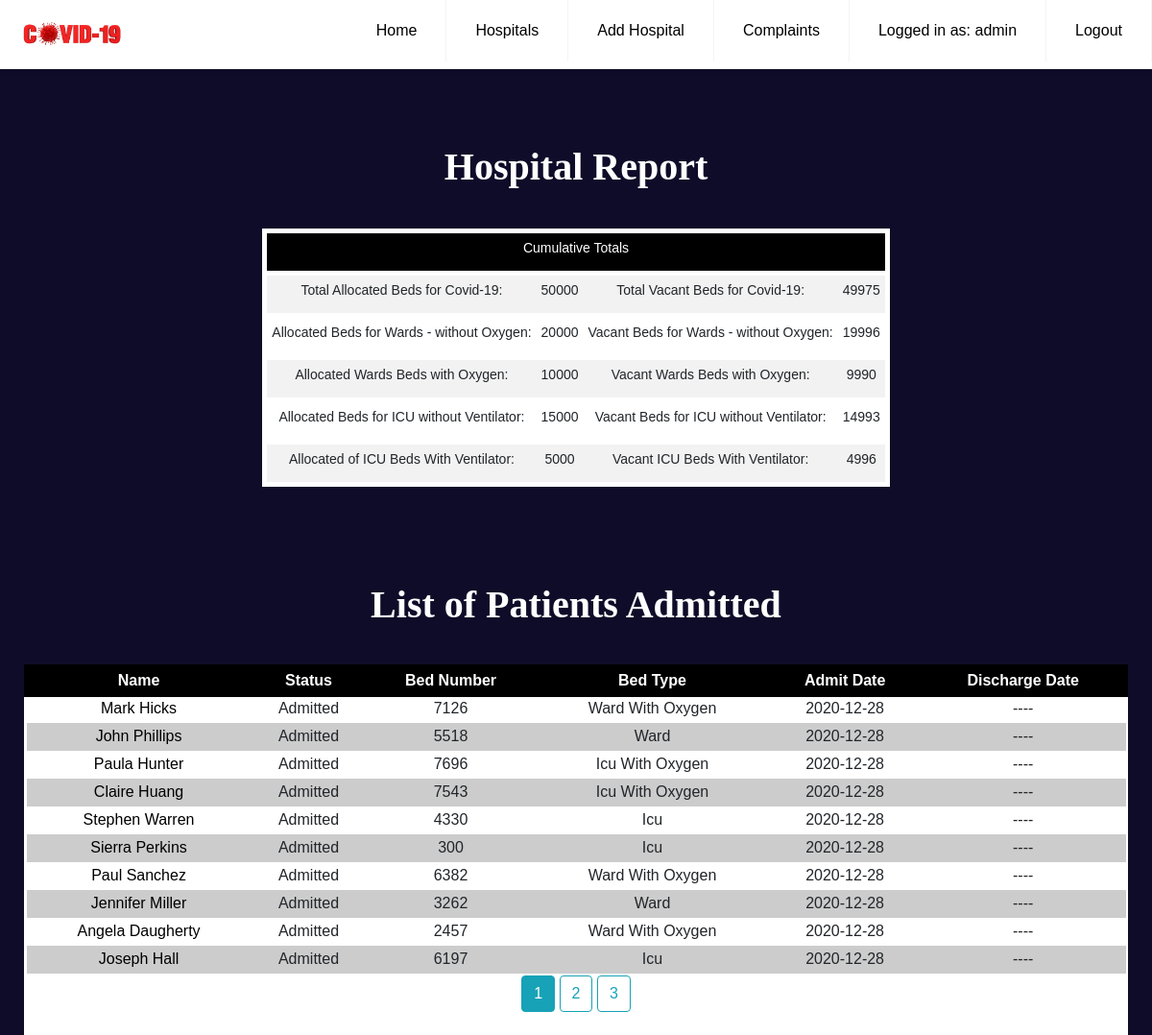
The app's page /patients?current_hospital=5 (signed in) with its own data.
### models.py (models this page shows, shortened)
class User(UserMixin, db.Model):
    __tablename__ = "user"
    id = db.Column(db.Integer, primary_key=True)
    name = db.Column(db.String(100), index=True, unique=True)
    password_hash = db.Column(db.String(128))
    role = db.Column(db.String(20))
    hospital_id = db.Column(db.Integer, db.ForeignKey('hospital.id'))

class Hospital(db.Model):
    __tablename__ = "hospital"
    id = db.Column(db.Integer, primary_key=True)
    name = db.Column(db.String(100), nullable=False)
    area = db.Column(db.String(100), nullable=False)
    district = db.Column(db.String(100), nullable=False)
    state = db.Column(db.String(100), nullable=False)
    phone = db.Column(db.Integer, nullable=False)
    total_beds = db.Column(db.Integer, nullable=False)
    available_beds = db.Column(db.Integer, nullable=False)
    total_ward_beds = db.Column(db.Integer, nullable=False)
    available_ward_beds = db.Column(db.Integer, nullable=False)
    total_ward_beds_with_oxygen = db.Column(db.Integer, nullable=False)
    available_ward_beds_with_oxygen = db.Column(db.Integer, nullable=False)
    total_icu_beds = db.Column(db.Integer, nullable=False)
    available_icu_beds = db.Column(db.Integer, nullable=False)
    total_icu_beds_with_oxygen = db.Column(db.Integer, nullable=False)
    available_icu_beds_with_oxygen = db.Column(db.Integer, nullable=False)
    beds = db.relationship('Bed', backref='hospital', lazy=True)
    users = db.relationship('User', backref='hospital', lazy=True)
    doctors = db.relationship('Doctor', backref='hospital', lazy=True)
    def __repr__(self):
        return f"name: {self.name}\navailable beds: {self.available_beds}\n"

class Patient(db.Model):
    __tablename__ = "patient"
    id = db.Column(db.Integer, primary_key=True)
    name = db.Column(db.String(100), nullable=False)
    age = db.Column(db.Integer, nullable=False)
    gender = db.Column(db.String(10), nullable=False)
    status = db.Column(db.String(10), nullable=False)
    admit_date = db.Column(db.DateTime, nullable=False, default=datetime.utcnow)
    discharge_date = db.Column(db.DateTime, nullable=True)
    phone = db.Column(db.Integer, nullable=False)
    address = db.Column(db.Text, nullable=False)
    blood_group = db.Column(db.String(20), nullable=False)
    bed_id = db.Column(db.Integer, db.ForeignKey('bed.id', ondelete='CASCADE'), nullable=False)
    doctor_id = db.Column(db.Integer, db.ForeignKey('doctor.id'), nullable=False)

class Bed(db.Model):
    __tablename__ = "bed"
    id = db.Column(db.Integer, primary_key=True)
    bed_number = db.Column(db.Integer, nullable=False)
    bed_type = db.Column(db.String(100), nullable=False)
    cost = db.Column(db.Integer, nullable=False)
    hospital_id = db.Column(db.Integer, db.ForeignKey('hospital.id', ondelete='CASCADE'), nullable=False)
    patients = db.relationship('Patient', backref='bed', lazy=True)

### app.py (the view)
@app.route('/patients')
@login_required
def patient_list():
    current_hospital = request.args.get('current_hospital', type=int)
    if current_user.role=='admin':
        hospital = Hospital.query.get_or_404(current_hospital)
        print('queried hospital')
        print(hospital)
    else:
        hospital = current_user.hospital
        print('logged user')
        print(hospital)
    page = request.args.get('page', 1, type=int)
    patients = Patient.query.join(Bed).filter(Bed.id==Patient.bed_id).join(Hospital).filter(Bed.hospital_id==Hospital.id, Hospital.id==hospital.id).order_by(Patient.admit_date.desc()).paginate(per_page=10, page=page)
    return render_template('patient.html', patients=patients, hospital=hospital)

### models.py (called while the page is built)
@login.user_loader
def load_user(id):
    return User.query.get(int(id))

### templates/patient.html (shortened to what this page needs)
{% extends "base.html" %}
{% block navbar %}
	<li><a href="{{ url_for('hospital') }}">Hospitals</a></li>
		{% if current_user.is_authenticated %}
			{% if current_user.role == "admin" %}
				<li><a href="{{ url_for('addhospital') }}">Add Hospital</a></li>
				<li><a href="{{ url_for('complaint') }}">Complaints</a></li>
				<li><a href="#">Logged in as: {{current_user.name}}</a></li>
			{% endif %}
			<li><a href="{{ url_for('logout') }}">Logout</a></li>
		{% endif %}
{% endblock navbar %}
{% block content %}
<div class="table__header">
	<div class="table__wrapper">
		<h1 class="label__head">Hospital Report</h1>
		<table class="table__content">
			<tr>
				<td colspan="4" class="report__head">
					<label>Cumulative Totals </label>
				</td>
			</tr>
			<tr>
				<td>
					<label>Total Allocated Beds for Covid-19: </label>
				</td>
				<td >
					<label>{{ hospital.total_beds }}</label>
				</td>
				<td>
					<label>Total Vacant Beds for Covid-19: </label>
				</td>
				<td>
					<label>{{ hospital.available_beds }}</label>
				</td>
			</tr>
			<tr>
				<td>
					<label>Allocated Beds for Wards - without Oxygen: </label>
				</td>
				<td>
					<label>{{ hospital.total_ward_beds }}</label>
				</td>
				<td>
					<label>Vacant Beds for Wards - without Oxygen: </label>
				</td>
				<td>
					<label>{{ hospital.available_ward_beds }}</label>
				</td>
			</tr>
			<tr>
				<td>
					<label>Allocated Wards Beds with Oxygen: </label>
				</td>
				<td>
					<label>{{ hospital.total_ward_beds_with_oxygen }} </label>
				</td>
				<td>
					<label>Vacant Wards Beds with Oxygen: </label>
				</td>
				<td>
					<label>{{ hospital.available_ward_beds_with_oxygen }}</label>
				</td>
			</tr>
			<tr>
				<td>
					<label>Allocated Beds for ICU without Ventilator: </label>
				</td>
				<td>
					<label>{{ hospital.total_icu_beds }}</label>
				</td>
				<td>
					<label>Vacant Beds for ICU without Ventilator: </label>
				</td>
				<td>
					<label>{{ hospital.available_icu_beds }}</label>
				</td>
			</tr>
			<tr>
				<td>
					<label>Allocated of ICU Beds With Ventilator: </label>
				</td>
				<td>
					<label>{{ hospital.total_icu_beds_with_oxygen }}</label>
				</td>
				<td>
					<label>Vacant ICU Beds With Ventilator: </label>
				</td>
				<td>
					<label>{{ hospital.available_icu_beds_with_oxygen }}</label>
				</td>
			</tr>
		</table>
	</div>
</div>
<div class="patient__header" id="tableview">
	<label class="label__head">List of Patients Admitted</label></br></br>
	<div class="patient__wrapper">
		<table class="table__box">
  <thead>
    <tr>
      <th class="th-sm">Name
      </th>
      <th class="th-sm">Status
      </th>
      <th class="th-sm">Bed Number
      </th>
      <th class="th-sm">Bed Type
      </th>
      <th class="th-sm">Admit Date
      </th>
      <th class="th-sm">Discharge Date
      </th>
    </tr>
  </thead>
  <tbody>
  {% for patient in patients.items %}
    <tr>
      <td><a href="{{ url_for('patient_profile', patient_id=patient.id) }}">{{ patient.name.title() }}</a></td>
      <td>{{ patient.status.title() }}</td>
      <td>{{ patient.bed.bed_number }}</td>
      <td>{{ patient.bed.bed_type.title() }}</td>
      <td>{{ patient.admit_date.strftime('%Y-%m-%d') }}</td>
        {% if patient.discharge_date %}
            <td>{{ patient.discharge_date.strftime('%Y-%m-%d') }}</td>
        {% else %}
            <td>----</td>
        {% endif %}
    </tr>
  {% endfor %}
  </tbody>
</table>
        {% for page_num in patients.iter_pages(left_edge=1, right_edge=1, left_current=1, right_current=2) %}
        {% if page_num %}
            {% if patients.page == page_num %}
                <a class="btn btn-info mb-4" href="{{ url_for('patient_list', page=page_num, current_hospital=hospital.id) }}">{{ page_num }}</a>
            {% else %}
                <a class="btn btn-outline-info mb-4" href="{{ url_for('patient_list', page=page_num, current_hospital=hospital.id) }}">{{ page_num }}</a>
            {% endif %}
        {% else %}
            ...
        {% endif %}
    {% endfor %}
	</div>
</div>
{% endblock content %}

### static/css/home.css (style rules this page uses)
* { box-sizing: border-box; padding: 0; margin: 0; font-family: Verdana, Geneva, Tahoma, sans-serif; }
.navbar__main a { color: #000; }
.navbar__main .header li a { display: block; padding: 20px 20px; border-right: 1px solid #f4f4f4; text-decoration: none; }
@media (min-width: 1000px) { .navbar__main .header li { float: left; } }
@media (min-width: 1000px) { .navbar__main .header li a { padding: 20px 30px; } }
.table__header { padding: 100px; padding-bottom: 0; text-align: center; }
.table__header .table__wrapper { display: flex; flex-direction: column; justify-content: center; }
.table__header .table__content { margin-left: auto; margin-right: auto; margin-top: 20px; text-align: center; }
.table__header .table__content tr { border: 5px solid white; }
.table__header .table__content td { border: transparent; }
.table__header td,.table__header tr { border: 2px solid black; font-size: 14px; }
.table__header td { padding: 5px; }
.patient__header { text-align: center; }
.patient__header .patient__wrapper { margin-right: 25px; margin-left: 25px; background: white; }
.patient__header .table__box { width: 100%; text-align: center; }
.patient__header th { border: 5px solid black; background: black; color: white; font-size: 16px; }
.patient__header tr { border: 5px solid white; }
.patient__header td { border: 5px solid transparent; }
.patient__header td a { color: black; }
.patient__header tr:nth-child(even) { background: #CCC }
.patient__header tr:nth-child(odd) { background: #FFF }
.patient__header .label__head { font-size: 40px; color: white; font-weight: bold; font-family: "Times New Roman", Times, serif; }
.table__header { height: 600px; }
body { width:100%; background: #0f0c29 !important; background: -webkit-linear-gradient(to right, #24243e, #302b63, #0f0c29); background: linear-gradient(to right, #24243e, #302b63, #0f0c29); }
.table__header .report__head { background-color: black; color: white; }
.table__header tr:nth-child(even) { background-color: #f2f2f2; }
.table__header tr:nth-child(odd) { background-color:white; }
.table__header .table__wrapper { padding-top: 50px; }
.table__header .label__head { font-size: 40px; color: white; font-weight: bold; font-family: "Times New Roman", Times, serif; text-align: center; padding-bottom: 20px; }

### static/css/main.css (style rules this page uses)
.wrapper__main body, h1, h2, h3, h4, h5, h6, blockquote, p, pre, dl, dd, ol, ul, figure, hr, fieldset, legend { margin: 0; padding: 0; }

### records on screen
User: name "admin"
Hospital: total_beds "50000", available_beds "49975", total_ward_beds "20000", available_ward_beds "19996", total_ward_beds_with_oxygen "10000", available_ward_beds_with_oxygen "9990", total_icu_beds "15000", available_icu_beds "14993", total_icu_beds_with_oxygen "5000", available_icu_beds_with_oxygen "4996"
Patient: name "Mark Hicks", status "Admitted", bed.bed_number "7126", bed.bed_type "Ward With Oxygen", admit_date "2020-12-28"
Patient: name "John Phillips", status "Admitted", bed.bed_number "5518", bed.bed_type "Ward", admit_date "2020-12-28"
Patient: name "Paula Hunter", status "Admitted", bed.bed_number "7696", bed.bed_type "Icu With Oxygen", admit_date "2020-12-28"
Patient: name "Claire Huang", status "Admitted", bed.bed_number "7543", bed.bed_type "Icu With Oxygen", admit_date "2020-12-28"
Patient: name "Stephen Warren", status "Admitted", bed.bed_number "4330", bed.bed_type "Icu", admit_date "2020-12-28"
Patient: name "Sierra Perkins", status "Admitted", bed.bed_number "300", bed.bed_type "Icu", admit_date "2020-12-28"
Patient: name "Paul Sanchez", status "Admitted", bed.bed_number "6382", bed.bed_type "Ward With Oxygen", admit_date "2020-12-28"
Patient: name "Jennifer Miller", status "Admitted", bed.bed_number "3262", bed.bed_type "Ward", admit_date "2020-12-28"
Patient: name "Angela Daugherty", status "Admitted", bed.bed_number "2457", bed.bed_type "Ward With Oxygen", admit_date "2020-12-28"
Patient: name "Joseph Hall", status "Admitted", bed.bed_number "6197", bed.bed_type "Icu", admit_date "2020-12-28"

### other values on screen
{{ page_num }} "1"
{{ page_num }} "2" "3"
